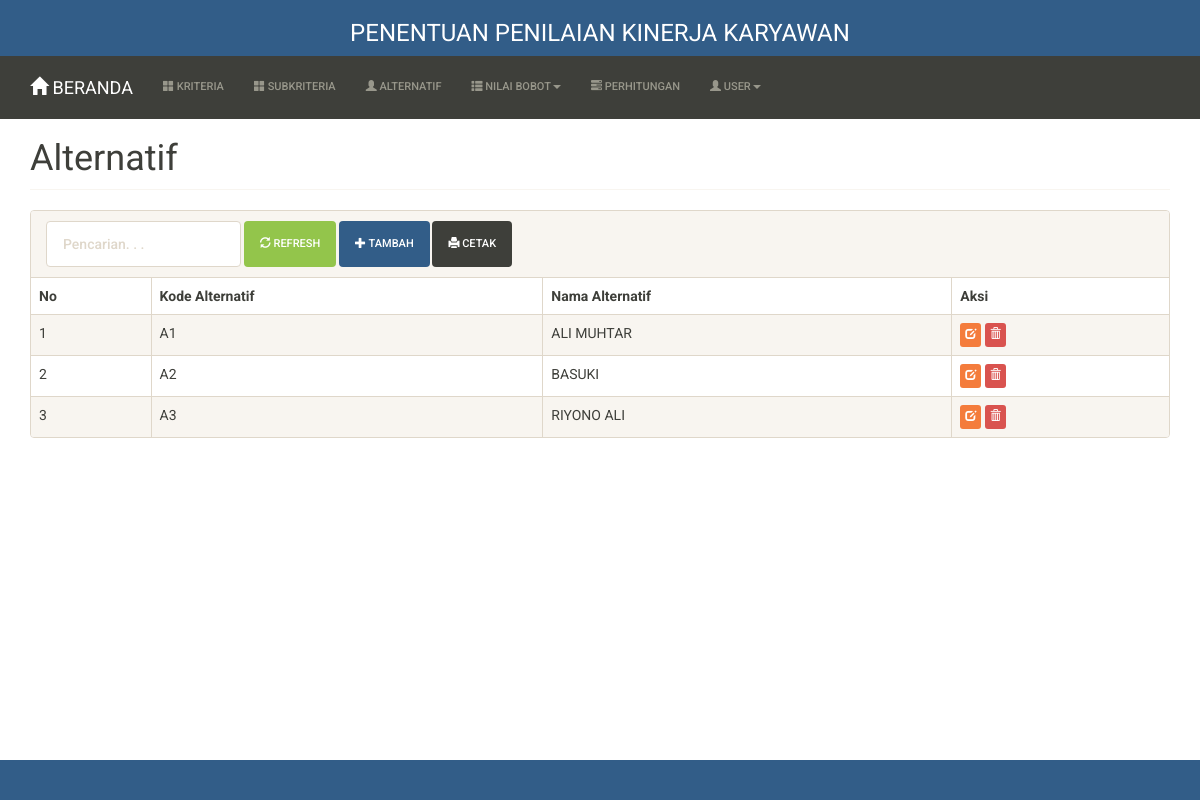
/index.php?m=alternatif (signed in), run on the app's committed database.
### tables this page shows
CREATE TABLE `tb_alternatif` (
  `kode_alternatif` varchar(16) NOT NULL,
  `nama_alternatif` varchar(255) DEFAULT NULL,
  `keterangan` varchar(255) DEFAULT NULL,
  `total` double DEFAULT NULL,
  `rank` int(11) DEFAULT NULL
);

### config.php (called while the page is built)
<?php
$config["server"] = 'localhost';
$config["username"] = 'root';
$config["password"] = '';
$config["database_name"] = 'ahp_crips';

### functions.php (called while the page is built, shortened)
<?php
include 'config.php';
include 'includes/db.php';
$db = new DB($config['server'], $config['username'], $config['password'], $config['database_name']);
include 'includes/general.php';

### includes/general.php (called while the page is built, shortened)
<?php
function esc_field($str)
{
    return addslashes($str);
}

### includes/db.php (called while the page is built, shortened)
<?php
class DB
{
    var $conn = null;
    public function __construct($host, $username, $passwd, $dbname)
    {
        $this->conn = mysqli_connect($host, $username, $passwd, $dbname);
    }
    public function query($sql)
    {
        $query = mysqli_query($this->conn, $sql) or die('<pre>Error mysqli_query: ' . mysqli_error($this->conn) . '<br />' . $sql . '</pre>');
        return $query;
    }
    public function get_results($sql)
    {
        $query = $this->query($sql);
        $arr = [];
        while ($row = mysqli_fetch_object($query)) {
            $arr[] = $row;
        }
        return $arr;
    }
}

### alternatif.php (the view, shortened to what this page needs)
<div class="page-header">
    <h1>Alternatif</h1>
</div>
<div class="panel panel-default">
    <div class="panel-heading">
        <form class="form-inline">
            <div class="form-group">
                <input class="form-control" type="text" placeholder="Pencarian. . ." name="q" value="<?= isset($_GET['q']) ? $_GET['q'] : '' ?>" />
            </div>
            <div class="form-group">
                <button class="btn btn-success"><span class="glyphicon glyphicon-refresh"></span> Refresh</button>
            </div>
            <div class="form-group">
                <a class="btn btn-primary" href="?m=alternatif_tambah"><span class="glyphicon glyphicon-plus"></span> Tambah</a>
            </div>
            <div class="form-group">
                <a class="btn btn-default" href="cetak.php?m=alternatif&q=<?= isset($_GET['q']) ? $_GET['q'] : '' ?>" target="_blank"><span class="glyphicon glyphicon-print"></span> Cetak</a>
            </div>
        </form>
    </div>
    <div class="table-responsive">
        <table class="table table-bordered table-hover table-striped">
            <thead>
                <tr>
                    <th>No</th>
                    <th>Kode Alternatif</th>
                    <th>Nama Alternatif</th>
                    <th>Aksi</th>
                </tr>
            </thead>
            <?php
            $q = esc_field(isset($_GET['q']) ? $_GET['q'] : '');
            $rows = $db->get_results("SELECT * FROM tb_alternatif
            WHERE kode_alternatif LIKE '%$q%'
            OR nama_alternatif LIKE '%$q%'
            ORDER BY kode_alternatif");
            $no = 0;
            foreach ($rows as $row) : ?>
                <tr>
                    <td><?= ++$no ?></td>
                    <td><?= $row->kode_alternatif ?></td>
                    <td><?= $row->nama_alternatif ?></td>
                    <td>
                        <a class="btn btn-xs btn-warning" href="?m=alternatif_ubah&ID=<?= $row->kode_alternatif ?>"><span class="glyphicon glyphicon-edit"></span></a>
                        <a class="btn btn-xs btn-danger" href="aksi.php?act=alternatif_hapus&ID=<?= $row->kode_alternatif ?>" onclick="return confirm('Hapus data?')"><span class="glyphicon glyphicon-trash"></span></a>
                    </td>
                </tr>
            <?php endforeach ?>
        </table>
    </div>
</div>

### assets/css/general.css (style rules this page uses)
html { position: relative; min-height: 100%; }
body { margin-bottom: 70px; }
.page-header { margin-top: 0; padding-bottom: 0; }
.page-header h1 { margin-top: 0; }

### data on the page
tb_alternatif: kode_alternatif "A1", nama_alternatif "ALI MUHTAR"
tb_alternatif: kode_alternatif "A2", nama_alternatif "BASUKI"
tb_alternatif: kode_alternatif "A3", nama_alternatif "RIYONO ALI"
